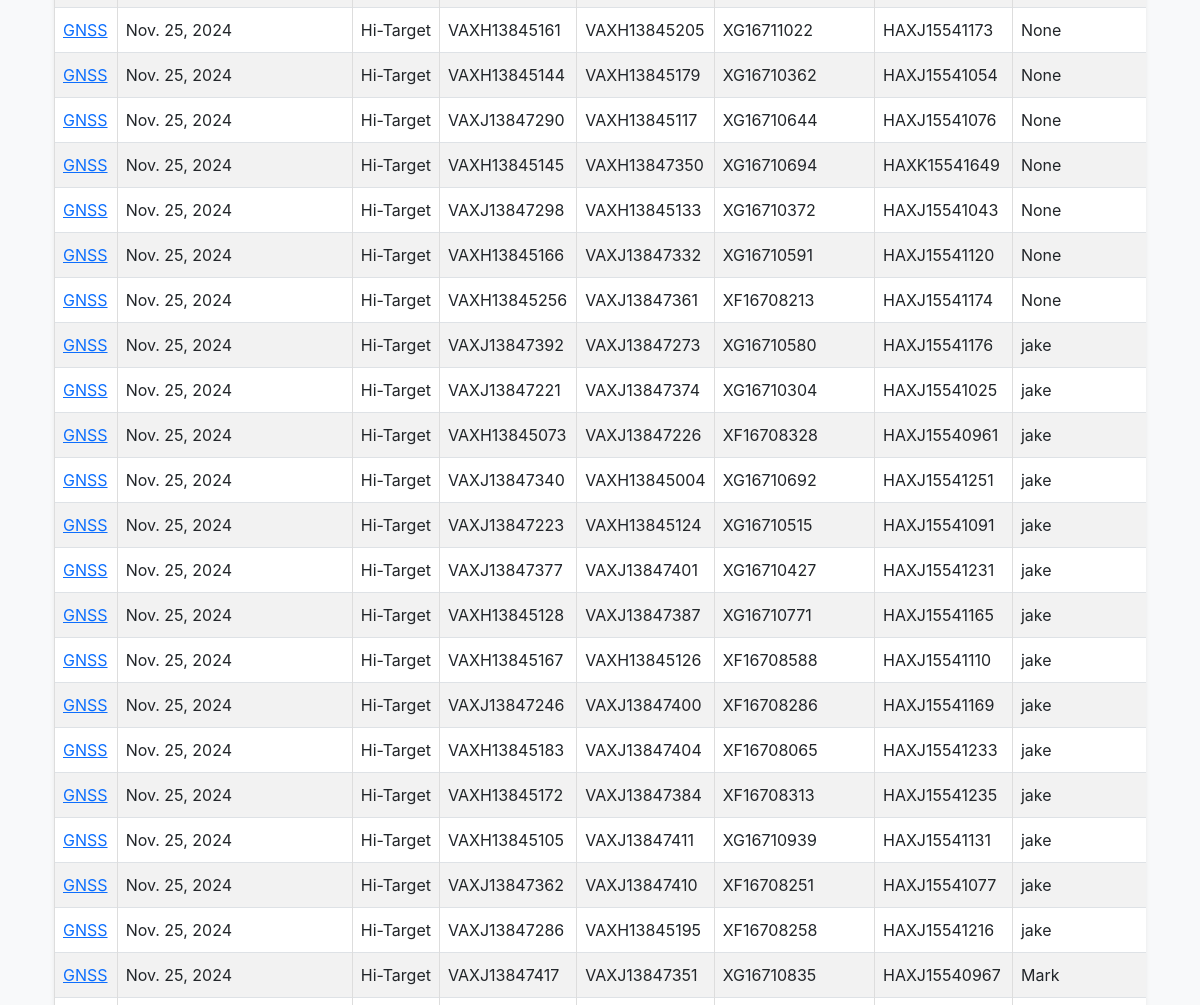
The page /store_all/ (middle part) on the database as committed earlier.
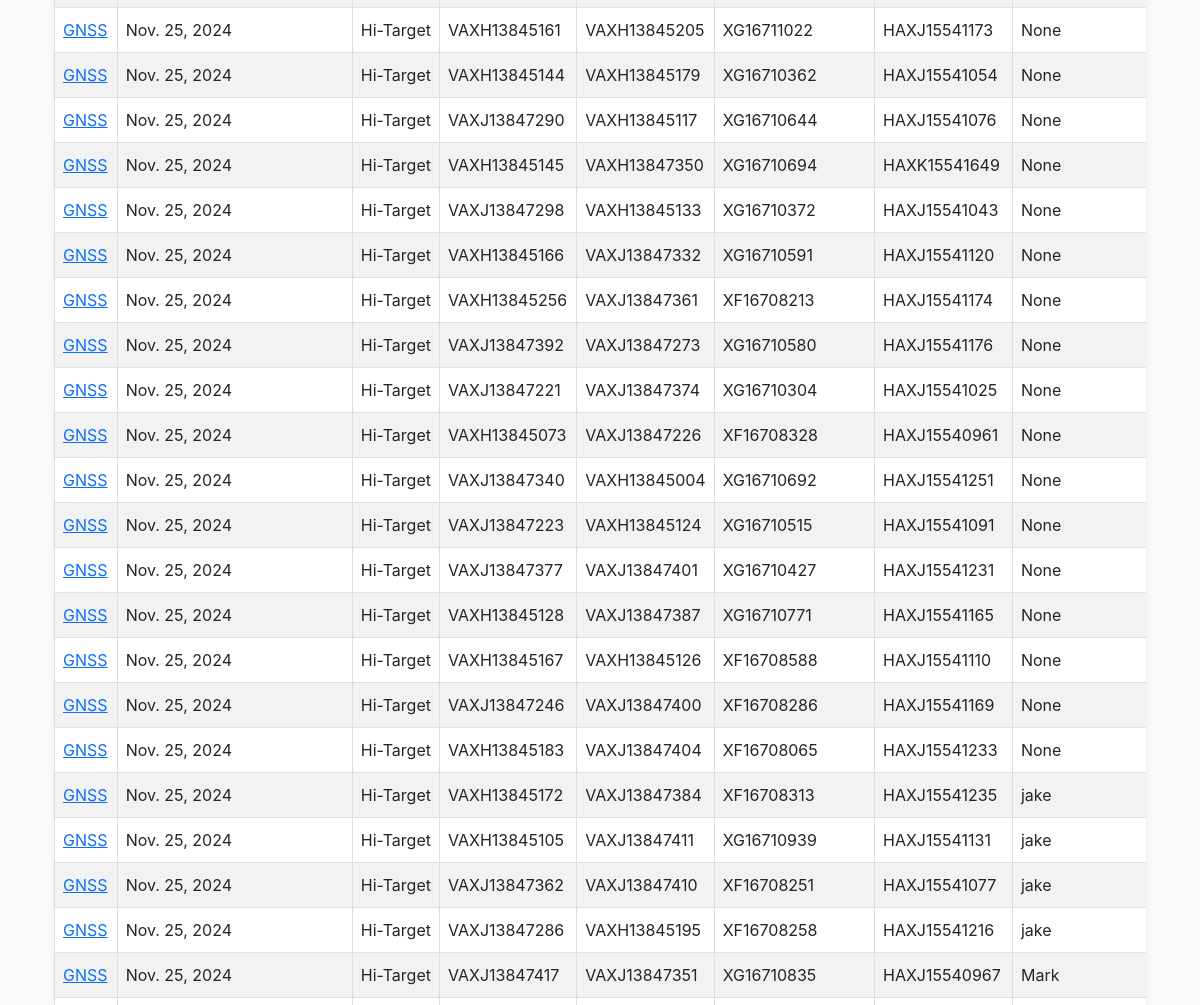
The same page on the database as committed later.
### inventory/models.py (models this page shows, shortened)
class EquipmentsInSurvey(models.Model):
    name = models.CharField(max_length=100)
    date_of_receiving_from_supplier = models.DateField()
    supplier = models.CharField(max_length=20)
    base_serial = models.CharField(max_length=100)
    roover_serial = models.CharField(max_length=100)
    data_logger_serial = models.CharField(max_length=100)
    radio_serial = models.CharField(max_length=100)
    chief_surveyor = models.ForeignKey(User, on_delete=models.CASCADE, null=True)
    surveyor_responsible = models.CharField(max_length=100, null=True)
    project = models.CharField(max_length=20)
    section = models.CharField(max_length=100)
    date_receiving_from_department = models.DateField()
    status = models.CharField(choices=[('In Store', 'In Store'), ('In Field', 'In Field'), ('With Chief Surveyor', 'With Chief Surveyor'), ('Returning', 'Returning')], max_length=100, default='In Store')

### inventory/views.py (the view)
# urls.py: path('store_all/', store_all, name='store_all'),
def store_all(request):
    data = EquipmentsInSurvey.objects.all()
    return render(request, 'inventory/store_all.html', {'data': data})

### inventory/context_processors.py (called while the page is built)
def is_admin(request):
    return {'is_admin': request.user.is_authenticated and request.user.is_superuser}

### inventory/templates/inventory/store_all.html (shortened to what this page needs)
{% extends 'base/base_dashboard.html' %}
{% block content %}
<div class="container-fluid mt-4">
    <div class="card shadow-sm border-0">
        <div class="card-body p-0">
            <div class="table-responsive" style="overflow-x: auto; -webkit-overflow-scrolling: touch;">
                <table class="table table-striped table-hover table-bordered align-middle mb-0">
                    <tbody>
                        {% for info in data %}
                        <form action="{% url 'return_equipment' %}" method="post">
                            <tr>
                                <td><a href="{% url 'equipment_detail' info.id %}">{{ info.name }}</a></td>
                                <td>{{ info.date_of_receiving_from_supplier }}</td>
                                <td>{{ info.supplier }}</td>
                                <td>{{ info.base_serial }}</td>
                                <td>{{ info.roover_serial }}</td>
                                <td>{{ info.data_logger_serial }}</td>
                                <td>{{ info.radio_serial }}</td>
                                <td>{{ info.chief_surveyor }}</td>
                            </tr>
                        </form>
                        {% endfor %}
                    </tbody>
                </table>
            </div>
        </div>
    </div>
</div>
{% endblock %}

### templates/base/base_dashboard.html (shortened to what this page needs)
<!DOCTYPE html>
<html lang="en">
<head>
    {% load static %}
    <link href="https://cdn.jsdelivr.net/npm/bootstrap@5.3.0-alpha1/dist/css/bootstrap.min.css" rel="stylesheet">
    <link href="https://cdnjs.cloudflare.com/ajax/libs/font-awesome/6.0.0/css/all.min.css" rel="stylesheet">
</head>
<body>
<div class="container">
    {% block content %}
    {% endblock %}
</div>
</body>
</html>

### templates/base/base_dashboard.html (style rules this page uses)
body { font-family: 'Inter', Arial, sans-serif; margin: 0; padding: 0; background-color: #f8f9fa; }
table { width: 100%; border-collapse: collapse; }
tr:nth-child(even) { background-color: #f9f9f9; }

### inventory/templates/inventory/store_all.html (style rules this page uses)
.table-responsive { max-height: calc(100vh - 200px); overflow-y: auto; }

Rows that differ between the two databases and show on the page:
changed EquipmentsInSurvey "VAXJ13847392": chief_surveyor "jake" → "None"
changed EquipmentsInSurvey "VAXJ13847221": chief_surveyor "jake" → "None"
changed EquipmentsInSurvey "VAXH13845073": chief_surveyor "jake" → "None"
changed EquipmentsInSurvey "VAXJ13847340": chief_surveyor "jake" → "None"
changed EquipmentsInSurvey "VAXJ13847223": chief_surveyor "jake" → "None"
changed EquipmentsInSurvey "VAXJ13847377": chief_surveyor "jake" → "None"
changed EquipmentsInSurvey "VAXH13845128": chief_surveyor "jake" → "None"
changed EquipmentsInSurvey "VAXH13845167": chief_surveyor "jake" → "None"
changed EquipmentsInSurvey "VAXJ13847246": chief_surveyor "jake" → "None"
changed EquipmentsInSurvey "VAXH13845183": chief_surveyor "jake" → "None"
